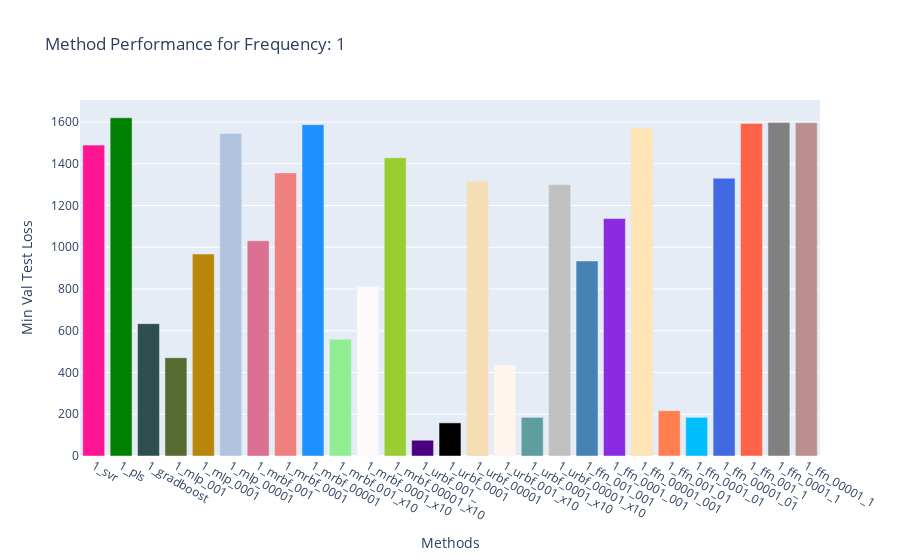
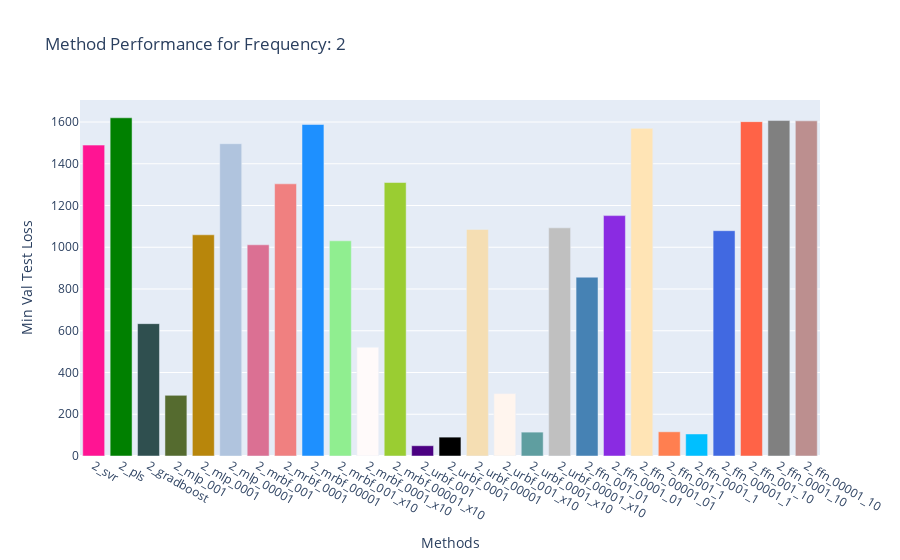
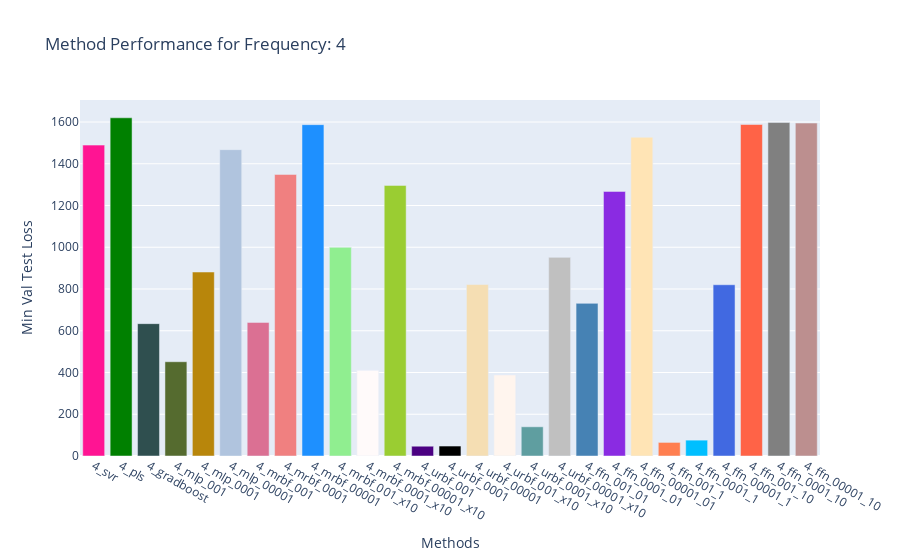
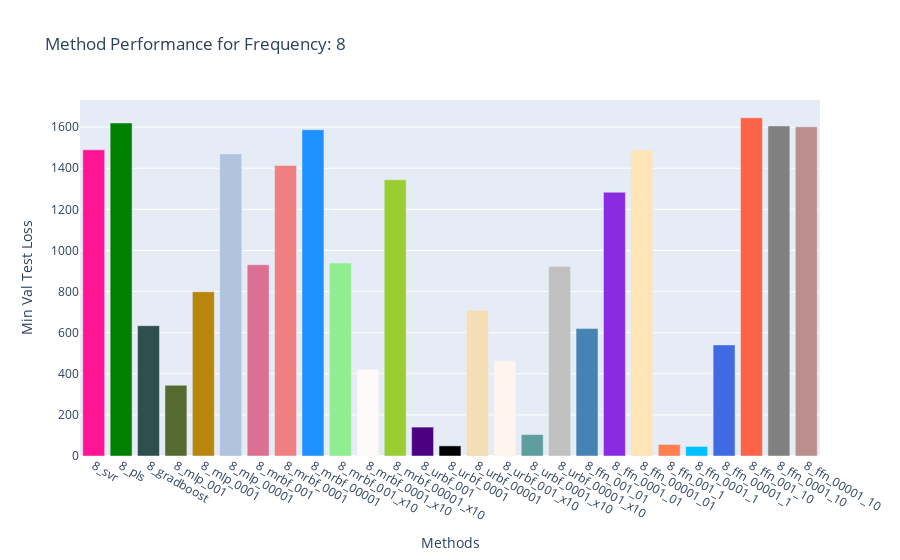

The code cell stored with these charts, in order, in its notebook:
### Code cell
## plot the overall mean performance of 

import plotly.graph_objects as go
import matplotlib.colors as mcolors
import plotly.offline as pyo
import random

random.seed(6)

num_methods = 27

experiment_data = experiment_data_loader.experiment_data

method_results = {}
method_name = {}

method_durations = {}
method_params = {}


chunks = []
chunk_name = []


for key, val in experiment_data.items():  
    
    method_results[key] = []
    method_name[key] = experiment_data_loader.experiment_descriptions[key].name
    
    method_durations[key] = []
    method_params[key] = []
    
    for repetition_id, repetition_data in val['repetition_data'].items():
        epochs = repetition_data['epoch']
        
        val_loss = repetition_data['val_loss']
        test_loss = repetition_data['test_loss']

        min_val_idx = val_loss.argmin()
        min_val_test_loss = test_loss[min_val_idx]
                
        method_results[key].append(min_val_test_loss)
        method_durations[key].append(repetition_data['duration'])
        
        if 'params' in repetition_data:
            num_params = repetition_data['params']
        else:
            num_params = 0
        method_params[key].append(num_params)
        

    
# Extracting keys and values for the bar chart
categories = list(method_results.keys())
values = list(method_results.values())

### use average value:
values = [np.asarray(value).mean() for value in values]
### get names:å
categories = [method_name[key] for key in categories]
# Getting a list of named colors from matplotlib
named_colors = list(mcolors.CSS4_COLORS.keys())
random.shuffle(named_colors)
# Selecting the first 27 colors
colors = named_colors[:num_methods]

for frequency_chunk in range(4):
    
    chunk_values = values[frequency_chunk*num_methods:(frequency_chunk+1)*num_methods]
    chunk_names = categories[frequency_chunk*num_methods:(frequency_chunk+1)*num_methods]

    # Creating the bar chart
    fig = go.Figure(data=[go.Bar(x=chunk_names, y=chunk_values,marker_color=colors)])

    # Adding title and labels (you can modify these as needed)
    fig.update_layout(
        title=f"Method Performance for Neurons: {2**(frequency_chunk )*16}",
        xaxis_title="Methods",
        yaxis_title="Min Val Test Loss"
    )

    # Displaying the figure
    fig.show()
    
    chunks.append(chunk_values)
    chunk_name.append(f"Neurons: {2**(frequency_chunk )*16}")
    


# transpose!
chunks = list(map(list, zip(*chunks)))
    

# Create a trace for each line
traces = [go.Scatter(x=list(range(len(line))), y=line, mode='lines', name=chunk_names[i][2:]) for i, line in enumerate(chunks)]

# Define the layout of the chart
layout = go.Layout(
    title='Multiple Lines Chart',
    xaxis=dict(title='Neurons', tickvals=list(range(len(chunk_name))), ticktext=chunk_name),
    yaxis=dict(title='Loss')
)

# Create the figure and plot it
fig = go.Figure(data=traces, layout=layout)
fig.show()

### Figure 1 — Plotly figure (JSON) as saved in the notebook; plotly's stock layout.template omitted (floating-point values rounded to 4 significant figures)
{"data": [{"marker": {"color": ["deeppink", "green", "darkslategray", "darkolivegreen", "darkgoldenrod", "lightsteelblue", "palevioletred", "lightcoral", "dodgerblue", "lightgreen", "snow", "yellowgreen", "indigo", "black", "wheat", "seashell", "cadetblue", "silver", "steelblue", "blueviolet", "moccasin", "coral", "deepskyblue", "royalblue", "tomato", "gray", "rosybrown"]}, "type": "bar", "x": ["1_svr", "1_pls", "1_gradboost", "1_mlp_001", "1_mlp_0001", "1_mlp_00001", "1_mrbf_001", "1_mrbf_0001", "1_mrbf_00001", "1_mrbf_001_x10", "1_mrbf_0001_x10", "1_mrbf_00001_x10", "1_urbf_001_", "1_urbf_0001", "1_urbf_00001", "1_urbf_001_x10", "1_urbf_0001_x10", "1_urbf_00001_x10", "1_ffn_001_001", "1_ffn_0001_001", "1_ffn_00001_001", "1_ffn_001_01", "1_ffn_0001_01", "1_ffn_00001_01", "1_ffn_001_1", "1_ffn_0001_1", "1_ffn_00001_1"], "y": [1489.0, 1620.0, 634.0, 470.9, 967.4, 1545.0, 1031.0, 1356.0, 1587.0, 559.1, 812.3, 1429.0, 75.5, 158.6, 1317.0, 435.6, 185.1, 1300.0, 934.1, 1138.0, 1570.0, 217.0, 185.1, 1331.0, 1593.0, 1597.0, 1597.0]}], "layout": {"title": {"text": "Method Performance for Frequency: 1"}, "xaxis": {"title": {"text": "Methods"}}, "yaxis": {"title": {"text": "Min Val Test Loss"}}}}

### Figure 2 — Plotly figure (JSON) as saved in the notebook; plotly's stock layout.template omitted (floating-point values rounded to 4 significant figures)
{"data": [{"marker": {"color": ["deeppink", "green", "darkslategray", "darkolivegreen", "darkgoldenrod", "lightsteelblue", "palevioletred", "lightcoral", "dodgerblue", "lightgreen", "snow", "yellowgreen", "indigo", "black", "wheat", "seashell", "cadetblue", "silver", "steelblue", "blueviolet", "moccasin", "coral", "deepskyblue", "royalblue", "tomato", "gray", "rosybrown"]}, "type": "bar", "x": ["2_svr", "2_pls", "2_gradboost", "2_mlp_001", "2_mlp_0001", "2_mlp_00001", "2_mrbf_001", "2_mrbf_0001", "2_mrbf_00001", "2_mrbf_001_x10", "2_mrbf_0001_x10", "2_mrbf_00001_x10", "2_urbf_001", "2_urbf_0001", "2_urbf_00001", "2_urbf_001_x10", "2_urbf_0001_x10", "2_urbf_00001_x10", "2_ffn_001_01", "2_ffn_0001_01", "2_ffn_00001_01", "2_ffn_001_1", "2_ffn_0001_1", "2_ffn_00001_1", "2_ffn_001_10", "2_ffn_0001_10", "2_ffn_00001_10"], "y": [1489.0, 1620.0, 634.0, 290.5, 1060.0, 1496.0, 1012.0, 1304.0, 1588.0, 1031.0, 521.6, 1310.0, 49.18, 90.42, 1085.0, 299.1, 114.4, 1093.0, 856.7, 1152.0, 1570.0, 115.9, 105.5, 1079.0, 1602.0, 1607.0, 1606.0]}], "layout": {"title": {"text": "Method Performance for Frequency: 2"}, "xaxis": {"title": {"text": "Methods"}}, "yaxis": {"title": {"text": "Min Val Test Loss"}}}}

### Figure 3 — Plotly figure (JSON) as saved in the notebook; plotly's stock layout.template omitted (floating-point values rounded to 4 significant figures)
{"data": [{"marker": {"color": ["deeppink", "green", "darkslategray", "darkolivegreen", "darkgoldenrod", "lightsteelblue", "palevioletred", "lightcoral", "dodgerblue", "lightgreen", "snow", "yellowgreen", "indigo", "black", "wheat", "seashell", "cadetblue", "silver", "steelblue", "blueviolet", "moccasin", "coral", "deepskyblue", "royalblue", "tomato", "gray", "rosybrown"]}, "type": "bar", "x": ["4_svr", "4_pls", "4_gradboost", "4_mlp_001", "4_mlp_0001", "4_mlp_00001", "4_mrbf_001", "4_mrbf_0001", "4_mrbf_00001", "4_mrbf_001_x10", "4_mrbf_0001_x10", "4_mrbf_00001_x10", "4_urbf_001", "4_urbf_0001", "4_urbf_00001", "4_urbf_001_x10", "4_urbf_0001_x10", "4_urbf_00001_x10", "4_ffn_001_01", "4_ffn_0001_01", "4_ffn_00001_01", "4_ffn_001_1", "4_ffn_0001_1", "4_ffn_00001_1", "4_ffn_001_10", "4_ffn_0001_10", "4_ffn_00001_10"], "y": [1489.0, 1620.0, 634.0, 451.6, 881.4, 1468.0, 640.1, 1349.0, 1587.0, 999.5, 410.2, 1296.0, 46.87, 47.71, 821.5, 388.3, 139.9, 951.6, 731.2, 1268.0, 1527.0, 65.05, 76.01, 820.4, 1588.0, 1598.0, 1595.0]}], "layout": {"title": {"text": "Method Performance for Frequency: 4"}, "xaxis": {"title": {"text": "Methods"}}, "yaxis": {"title": {"text": "Min Val Test Loss"}}}}

### Figure 4 — Plotly figure (JSON) as saved in the notebook; plotly's stock layout.template omitted (floating-point values rounded to 4 significant figures)
{"data": [{"marker": {"color": ["deeppink", "green", "darkslategray", "darkolivegreen", "darkgoldenrod", "lightsteelblue", "palevioletred", "lightcoral", "dodgerblue", "lightgreen", "snow", "yellowgreen", "indigo", "black", "wheat", "seashell", "cadetblue", "silver", "steelblue", "blueviolet", "moccasin", "coral", "deepskyblue", "royalblue", "tomato", "gray", "rosybrown"]}, "type": "bar", "x": ["8_svr", "8_pls", "8_gradboost", "8_mlp_001", "8_mlp_0001", "8_mlp_00001", "8_mrbf_001", "8_mrbf_0001", "8_mrbf_00001", "8_mrbf_001_x10", "8_mrbf_0001_x10", "8_mrbf_00001_x10", "8_urbf_001", "8_urbf_0001", "8_urbf_00001", "8_urbf_001_x10", "8_urbf_0001_x10", "8_urbf_00001_x10", "8_ffn_001_01", "8_ffn_0001_01", "8_ffn_00001_01", "8_ffn_001_1", "8_ffn_0001_1", "8_ffn_00001_1", "8_ffn_001_10", "8_ffn_0001_10", "8_ffn_00001_10"], "y": [1489.0, 1620.0, 634.0, 344.1, 799.2, 1470.0, 930.6, 1413.0, 1587.0, 938.8, 421.5, 1344.0, 140.6, 49.24, 709.2, 462.9, 104.2, 922.5, 619.9, 1283.0, 1489.0, 56.29, 46.47, 540.6, 1645.0, 1606.0, 1602.0]}], "layout": {"title": {"text": "Method Performance for Frequency: 8"}, "xaxis": {"title": {"text": "Methods"}}, "yaxis": {"title": {"text": "Min Val Test Loss"}}}}
